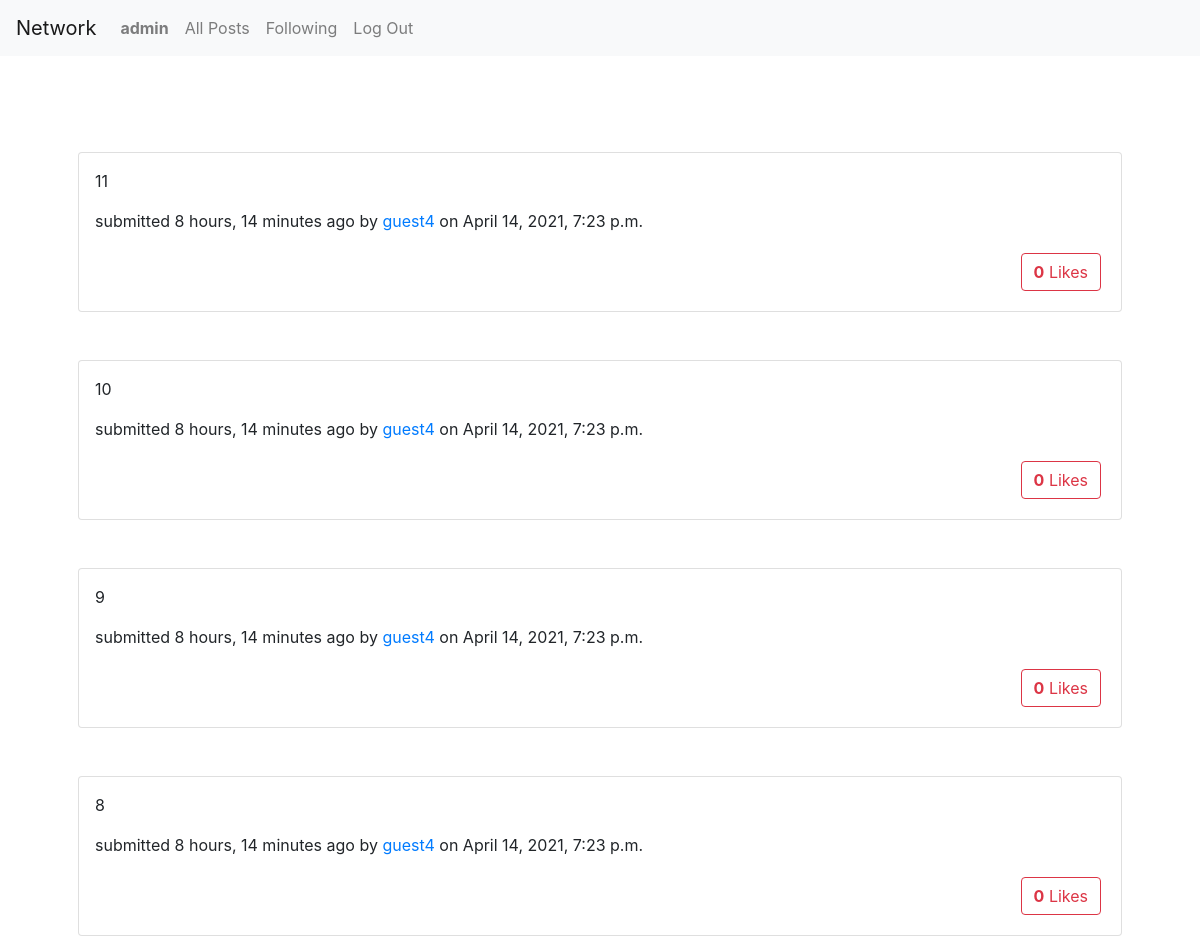
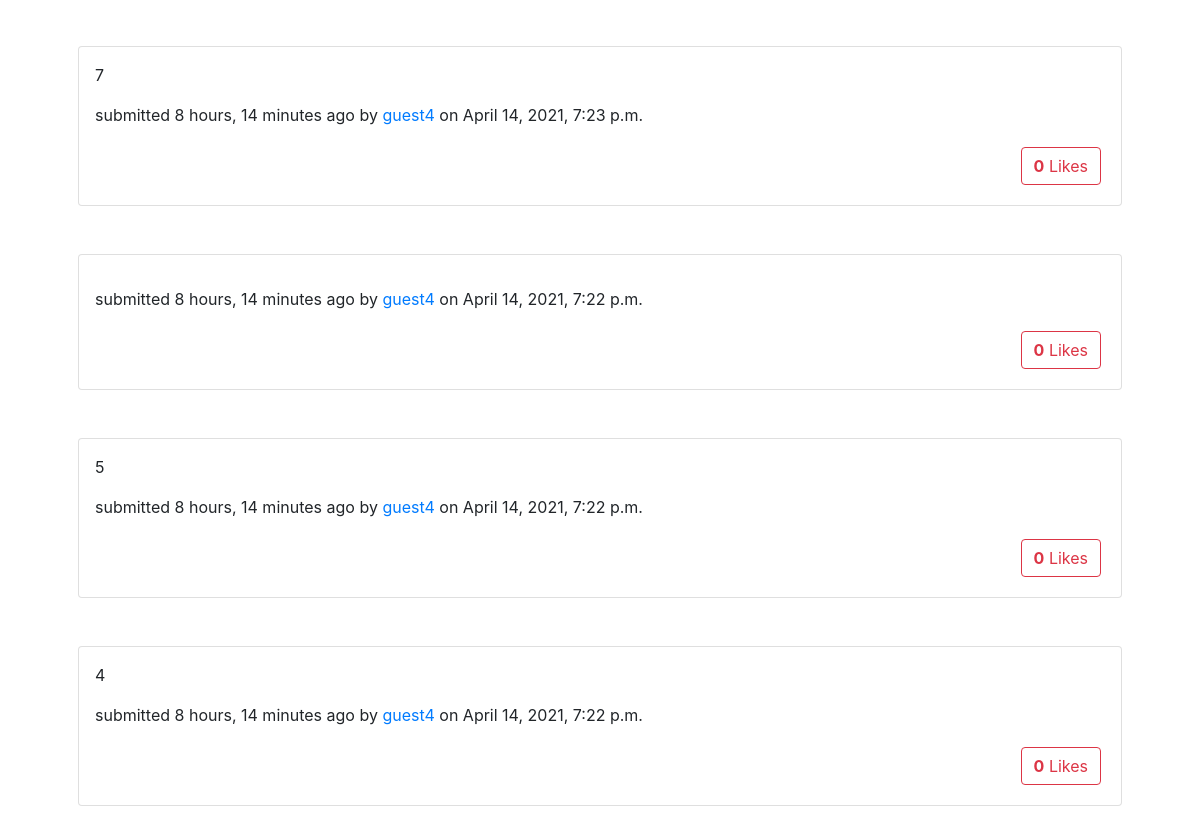
Page /following (signed in) on the earlier database version (2 pictures, top to bottom).
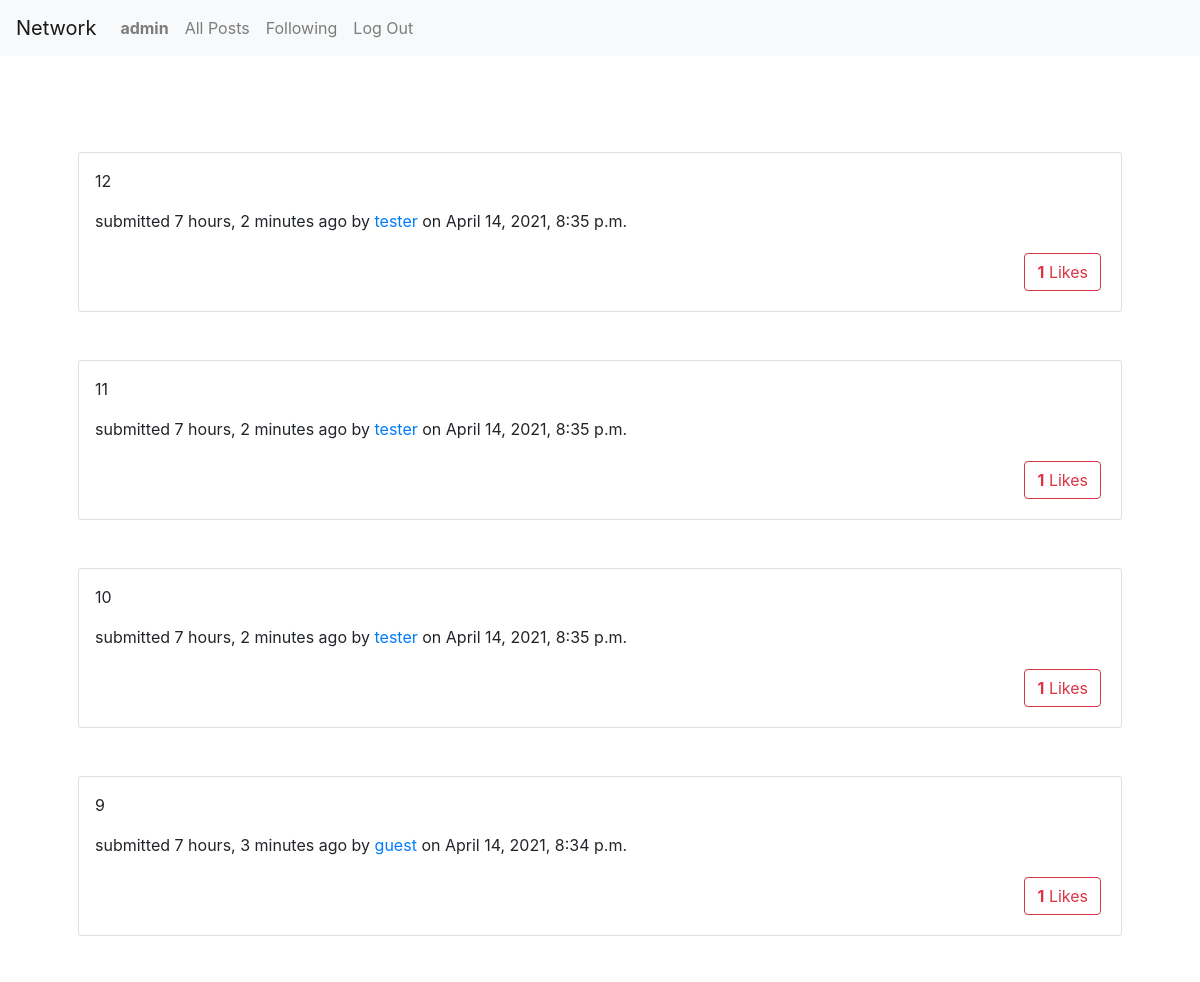
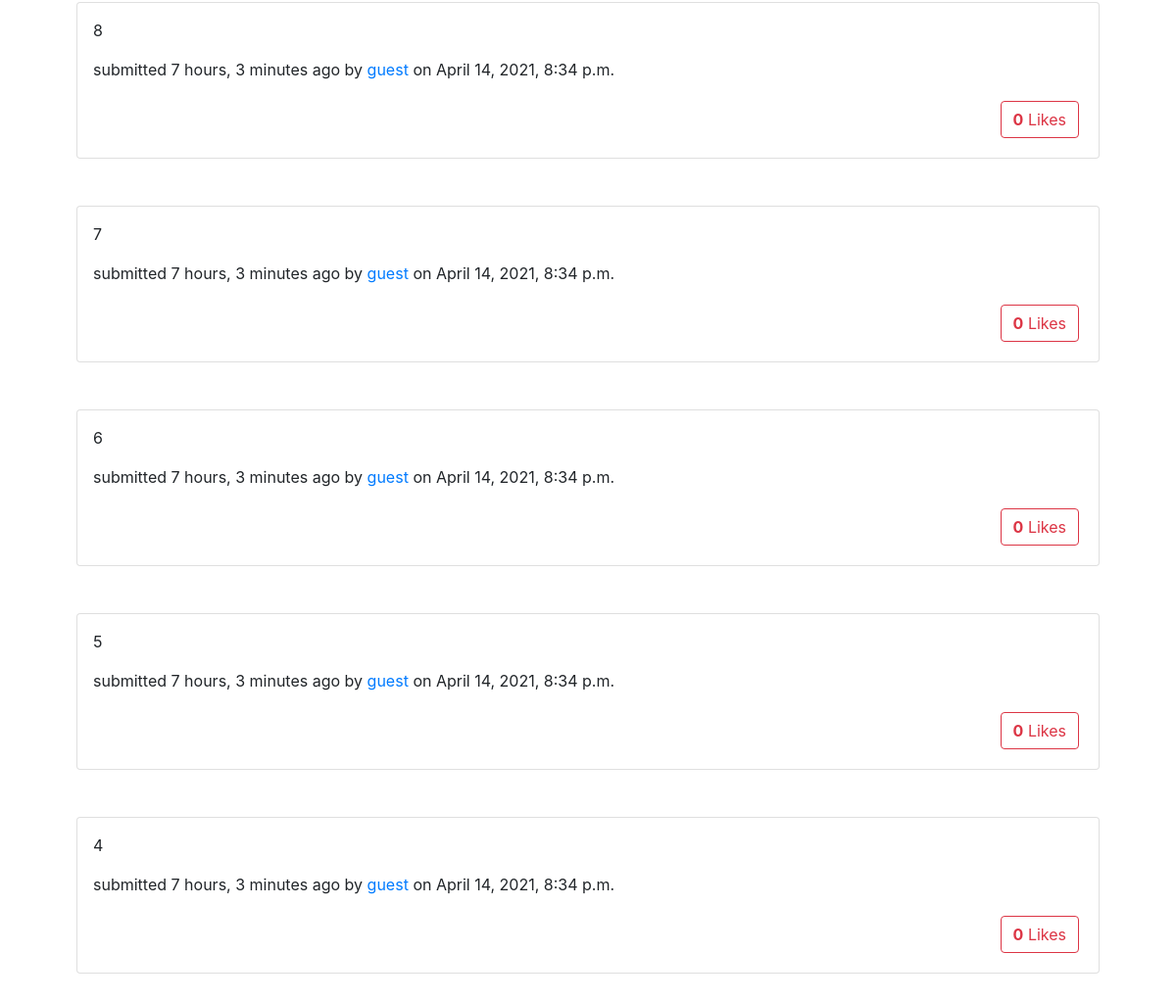
Same page on the later database version (2 pictures, top to bottom).
### network/models.py (models this page shows, shortened)
class Post(models.Model):
    body = models.CharField(max_length=250)
    post_date = models.DateTimeField(auto_now_add=True)
    user = models.ForeignKey(User, on_delete=models.CASCADE)
    likes = models.ManyToManyField(User, symmetrical=False, default=0, related_name="likes")

### network/views.py (the view)
# urls.py: path("following", views.following, name="following"),
@login_required
def following(request):
    if request.method == "GET":
        profile = Profile.objects.get(user=request.user)
        following = list(profile.following.all())
        posts = Post.objects.filter(user__in=following).order_by("-post_date")
        context = {"posts": posts}
        return render(request, "network/following.html", context)
    return render(request, "network/login.html")

### network/templates/network/following.html (shortened to what this page needs)
{% extends "network/layout.html" %}
{% load static %}
{% block body %}
    {% if user.is_authenticated %}
        <div id="posts-view">
            {% for post in posts %}
                {% include 'network/post.html' %}
            {% endfor%}
        </div>
    {% endif %}
{% endblock %}

### network/templates/network/post.html (shortened to what this page needs)
<div class="card my-5 p-3" id="post-card-{{post.id}}">
    <p id="post-body-{{post.id}}">{{post.body}}</p>
    <p>submitted {{post.post_date|timesince}} ago by <a id="profile-{{post.id}}" href="{% url 'profile' post.user.id %}">{{post.user}}</a> on {{post.post_date}}</p>
    <div id="btns-{{post.id}}" class="text-right">
        <button type="button" class="btn btn-outline-danger m-1" id="like-btn-{{post.id}}"><b id="likes-count-{{post.id}}">{{post.likes.count}}</b> Likes</button>
    </div>
</div>

Differences in the rows shown:
now on this page (row edited): Post: body "12", post_date "7 hours, 2 minutes", user "tester", post_date "April 14, 2021, 8:35 p.m.", likes.count "1"
changed Post (number 2 of 9 on the later page): post_date "8 hours, 14 minutes" → "7 hours, 2 minutes"; user "guest4" → "tester"; post_date "April 14, 2021, 7:23 p.m." → "April 14, 2021, 8:35 p.m."; likes.count "0" → "1"
changed Post (number 3 of 9 on the later page): post_date "8 hours, 14 minutes" → "7 hours, 2 minutes"; user "guest4" → "tester"; post_date "April 14, 2021, 7:23 p.m." → "April 14, 2021, 8:35 p.m."; likes.count "0" → "1"
changed Post (number 4 of 9 on the later page): post_date "8 hours, 14 minutes" → "7 hours, 3 minutes"; user "guest4" → "guest"; post_date "April 14, 2021, 7:23 p.m." → "April 14, 2021, 8:34 p.m."; likes.count "0" → "1"
changed Post (number 5 of 9 on the later page): post_date "8 hours, 14 minutes" → "7 hours, 3 minutes"; user "guest4" → "guest"; post_date "April 14, 2021, 7:23 p.m." → "April 14, 2021, 8:34 p.m."
changed Post (number 6 of 9 on the later page): post_date "8 hours, 14 minutes" → "7 hours, 3 minutes"; user "guest4" → "guest"; post_date "April 14, 2021, 7:23 p.m." → "April 14, 2021, 8:34 p.m."
changed Post (number 7 of 9 on the later page): body (not shown) → "6"; post_date "8 hours, 14 minutes" → "7 hours, 3 minutes"; user "guest4" → "guest"; post_date "April 14, 2021, 7:22 p.m." → "April 14, 2021, 8:34 p.m."
changed Post (number 8 of 9 on the later page): post_date "8 hours, 14 minutes" → "7 hours, 3 minutes"; user "guest4" → "guest"; post_date "April 14, 2021, 7:22 p.m." → "April 14, 2021, 8:34 p.m."
changed Post (number 9 of 9 on the later page): post_date "8 hours, 14 minutes" → "7 hours, 3 minutes"; user "guest4" → "guest"; post_date "April 14, 2021, 7:22 p.m." → "April 14, 2021, 8:34 p.m."
